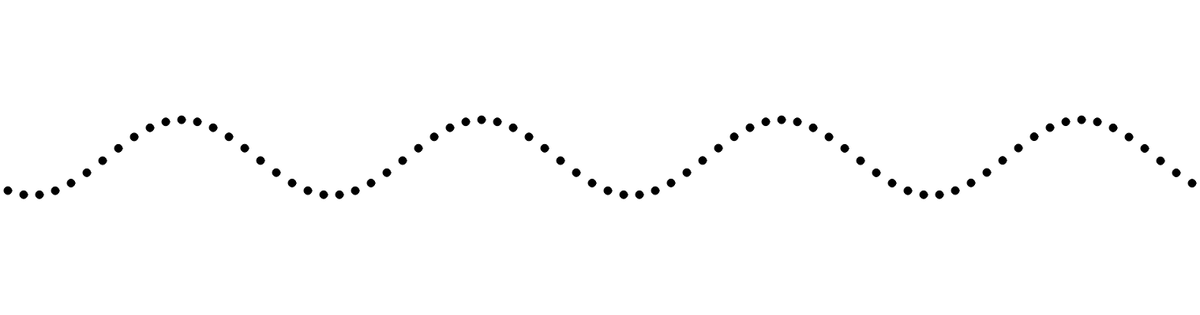
Frame 1 (no input)
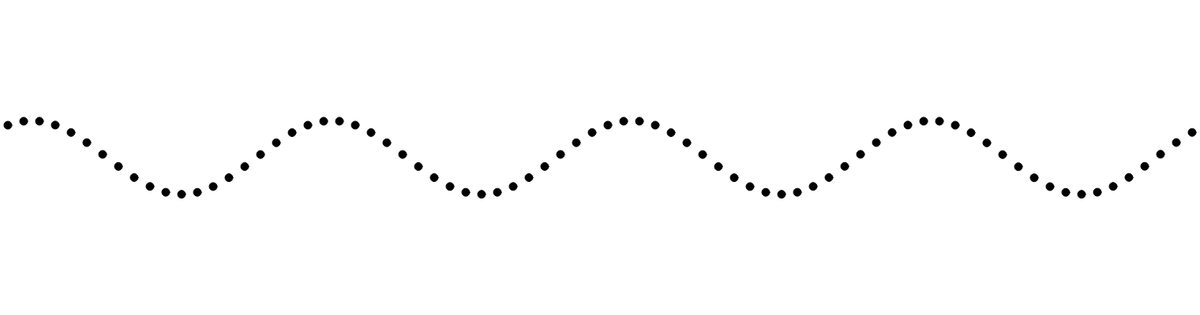
Frame 60 (no input)
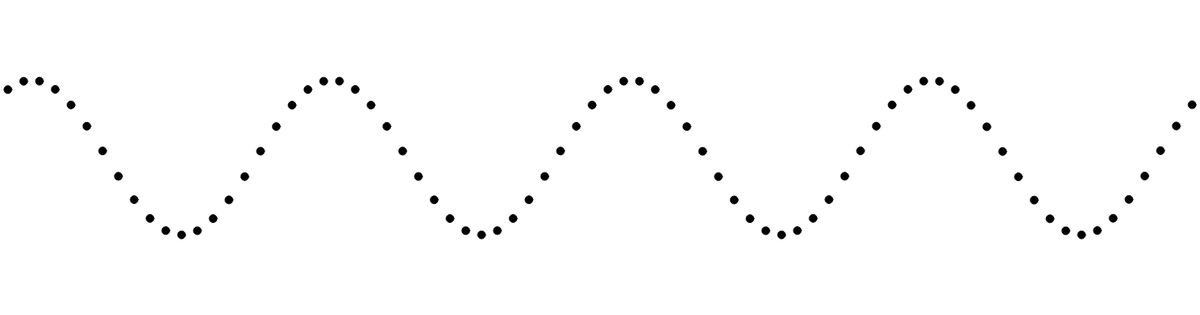
Frame 120 (the mouse pressed at the canvas centre since frame 60)

The p5.js sketch that drew these frames (run headless with seeded random() and noise() and a simulated clock; from frame 60 on, the mouse is pressed at the canvas centre):

// p5.js sketch
// ── sketch.js
let x = new Array;
let phase = new Array;
let phase2 = new Array;
let inc = 2*3.1428/19;
let inct = 2*3.1428/70;
let time=0;
let phaseDiff = 3.1428-1;

function setup(){
    background(0);
    createCanvas(1520,400);
    for(let i=0;i<76;i++){
        x[i]=10+i*20;
        phase[i] = i*inc;
        phase2[i] = phase[i]+phaseDiff;
    }

    


}

function draw(){
    fill(0);
    background(255);
    for(let j=0;j<76;j++){
        circle(x[j],200+50*(sin(phase[j]+time)+sin(phase2[j]-time)),10);
    }
    time+=inct;

}
